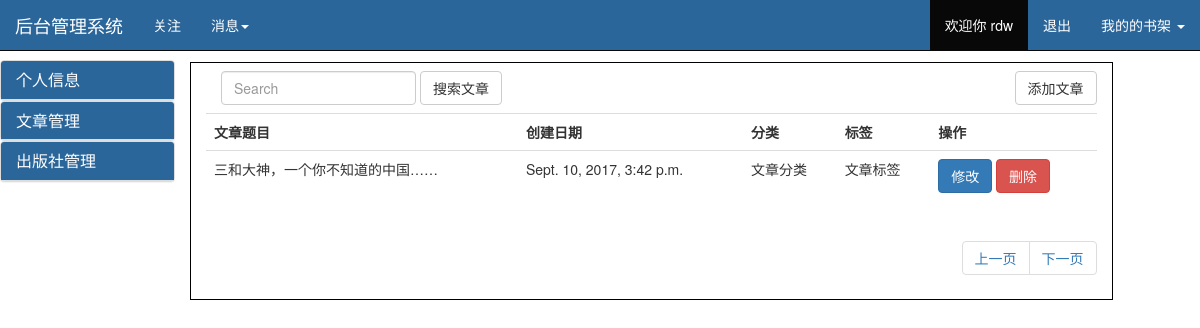
The page /back/ (signed in) on the database its author committed.
### myblog/models.py (models this page shows, shortened)
class UserInfo(AbstractUser):
    nid = models.BigAutoField(primary_key=True)
    nickname = models.CharField(verbose_name='昵称', max_length=32)
    telephone = models.CharField(max_length=11, blank=True, null=True, unique=True, verbose_name='手机号码')
    avatar = models.FileField(verbose_name='头像', upload_to='upload/avatar/')
    create_time = models.DateTimeField(verbose_name='创建时间', auto_now_add=True)
    fans = models.ManyToManyField(verbose_name='粉丝们',
                                  to='UserInfo',
                                  through='UserFans',
                                  through_fields=('user', 'follower'))
    def __str__(self):
        return self.username

class Article(models.Model):
    nid = models.BigAutoField(primary_key=True)
    title = models.CharField(max_length=50, verbose_name='文章标题')
    desc = models.CharField(max_length=255, verbose_name='文章描述')
    read_count = models.IntegerField(default=0)
    comment_count = models.IntegerField(default=0)
    up_count = models.IntegerField(default=0)
    down_count = models.IntegerField(default=0)
    category = models.ForeignKey(verbose_name='文章类型', to='Category', to_field='nid', null=True)
    create_time = models.DateTimeField(verbose_name='创建时间', auto_now_add=True)
    blog = models.ForeignKey(verbose_name='所属博客', to='Blog', to_field='nid')
    tags = models.ManyToManyField(
        to="Tag",
        through='Article2Tag',
        through_fields=('article', 'tag'),
    )
    type_choices = [
        (1, "Python"),
        (2, "Linux"),
        (3, "OpenStack"),
        (4, "GoLang"),
    ]
    article_type_id = models.IntegerField(choices=type_choices, default=None)
    objects = ArticleManage()

### myblog/views.py (the view)
# urls.py: url(r'^back/', views.back),
def back(request):
    user = request.user
    current_blog = models.Blog.objects.filter(user=user)[0]
    print(user.username, current_blog.site)
    article_list = models.Article.objects.filter(blog=current_blog)
    return render(request, 'back.html', {
        'article_list': article_list,
    })

### myblog/views.py (called while the page is built)
def func_class(request):
    return {'func': settings.FUNCTION}

### templates/back.html (shortened to what this page needs)
{% load staticfiles %}
<!DOCTYPE html>
<html lang="en">
<head>
    <link href="{% static 'dist/css/bootstrap.css' %}" rel="stylesheet" type="text/css"/>
    <link href="{% static 'css/back.css' %}" rel="stylesheet" type="text/css"/>
</head>
<body>
<nav class="navbar navbar-inverse navbar-fixed-top m">
    <div class="container-fluid">
        <div class="navbar-header">
            <a class="navbar-brand" href="#">后台管理系统</a>
        </div>
        <div class="collapse navbar-collapse" id="bs-example-navbar-collapse-1">
            <ul class="nav navbar-nav">
                <li><a href="#" class="r">关注</a></li>
                <li class="dropdown">
                    <a href="#" class="dropdown-toggle" data-toggle="dropdown" role="button" aria-haspopup="true"
                       aria-expanded="false">消息<span class="caret"></span></a>
                </li>
            </ul>
            <ul class="nav navbar-nav navbar-right">
                <li class="active r"><a href="#">欢迎你 {{ request.user }}<span class="sr-only">(current)</span></a></li>
                <li><a href="/logout/">退出</a></li>
                <li class="dropdown">
                    <a href="#" class="dropdown-toggle" data-toggle="dropdown" role="button" aria-haspopup="true"
                       aria-expanded="false">我的的书架 <span class="caret"></span></a>
                </li>
            </ul>
        </div>
    </div>
</nav>
<div id="empty"></div>
<div class="container-fulid">
    <div class="row">
        <div class="col-md-2">
            <div class="panel panel-default m1">
                <div class="panel-heading" role="tab" id="collapseListGroupHeading1">
                    <h4 class="panel-title">
                        <a class="collapsed" role="button" data-toggle="collapse" href="#collapseListGroup1"
                           aria-expanded="false" aria-controls="collapseListGroup1"><font><font class="">
                            个人信息
                        </font></font>
                        </a>
                    </h4>
                </div>
            </div>
            <div class="panel panel-default m1">
                <div class="panel-heading" role="tab" id="collapseListGroupHeading3">
                    <h4 class="panel-title">
                        <a class="collapsed" role="button" data-toggle="collapse" href="#collapseListGroup3"
                           aria-expanded="false" aria-controls="collapseListGroup3"><font><font class="">
                            文章管理
                        </font></font>
                        </a>
                    </h4>
                </div>
            </div>
            <div class="panel panel-default m1">
                <div class="panel-heading" role="tab" id="collapseListGroupHeading2">
                    <h4 class="panel-title">
                        <a class="collapsed" role="button" data-toggle="collapse" href="#collapseListGroup2"
                           aria-expanded="false" aria-controls="collapseListGroup2"><font><font class="">
                            出版社管理
                        </font></font>
                        </a>
                    </h4>
                </div>
            </div>
        </div>
        <div class="col-md-9" id="r1">
            <div>
                <form class="navbar-form navbar-left" role="search">
                    <div class="form-group">
                        <input type="text" class="form-control" placeholder="Search">
                    </div>
                    <button type="submit" class="btn btn-default">搜索文章</button>
                </form>
                <a href="/write_article/">
                    <button type="button" class="btn btn-default navbar-btn r" id="add">
                        添加文章
                    </button>
                </a>
            </div>
            <table class="table table-hover" id="lib">
                <tr>
                    <th>文章题目</th>
                    <th>创建日期</th>
                    <th>分类</th>
                    <th>标签</th>
                    <th>操作</th>
                </tr>
                {% for article in article_list %}
                    <tr>
                        <td>{{ article.title }}</td>
                        <td>{{ article.create_time }}</td>
                        <td>文章分类</td>
                        <td>文章标签</td>
                        <td>
                            <button class="btn btn-primary">修改</button>
                            <button class="btn btn-danger del">删除</button>
                        </td>
                    </tr>
                {% endfor %}
            </table>
            <div class="ps">
                <nav aria-label="Page navigation" class="">
                    <ul class="pagination">
                        {% if book_list_each.has_previous %}
                            <li>
                                <a href="/index/?page={{ book_list_each.previous_page_number }}" aria-label="Previous">
                                    <span aria-hidden="true">上一页</span>
                                </a>
                            </li>
                        {% else %}
                            <li>
                                <a class="disabled" href="#" aria-label="Previous">
                                    <span aria-hidden="true">上一页</span>
                                </a>
                            </li>
                        {% endif %}
                        {% if book_list_each.has_next %}
                            <li>
                                <a href="/index/?page={{ book_list_each.next_page_number }}" aria-label="Previous">
                                    <span aria-hidden="true">下一页</span>
                                </a>
                            </li>
                        {% else %}
                            <li>
                                <a class="disabled" href="#" aria-label="Previous">
                                    <span aria-hidden="true">下一页</span>
                                </a>
                            </li>
                        {% endif %}
                    </ul>
                </nav>
            </div>
        </div>
    </div>
</div>
</body>
</html>

### myblog/static/css/back.css (style rules this page uses)
.ps { float: right; }
.m { margin-bottom: 0; }
.m1 { margin-bottom: 0; }
.r { float: right; }
.panel-default > .panel-heading { background-image: linear-gradient(to bottom, #2b669a 0, #2b669a 100%); color: white; }
.panel-heading { border-left: none; }
#empty { height: 60px; }
#r1 { border: 1px black solid; margin-top: 2px; position: relative; }
.navbar-inverse { background-color: #2b669a; border-color: #080808; }
.navbar-inverse .navbar-nav > li > a { color: white; }
.navbar-inverse .navbar-brand { color: white; }

### rows shown on the page
UserInfo: user "rdw"
Article: title "三和大神，一个你不知道的中国……", create_time "Sept. 10, 2017, 3:42 p.m."
